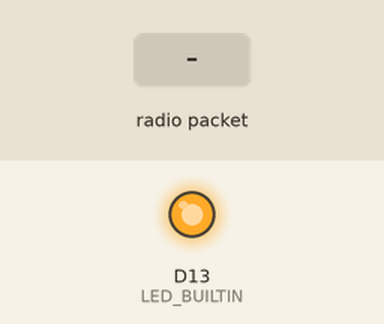
Bench run of a program on a simulated Adafruit Feather M0. Parts: output pins drawn as LEDs (lit = HIGH). Inputs (shaded band) come from the test bench. Storage starts empty; no radio packets arrive unless stated; pins used as bus, display or sensor lines are not drawn; what the program prints to the serial monitor is not drawn.

Above: at 1.3 s.
1.4 s: radio packet "5" arrives
At 2.2 s:
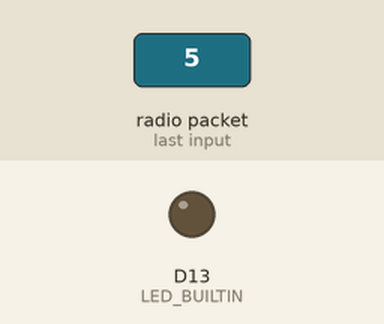
2.9 s: radio packet "90" arrives
Timing chart, 0 to 5.9 s (numbered marks = the images above; inputs shaded):
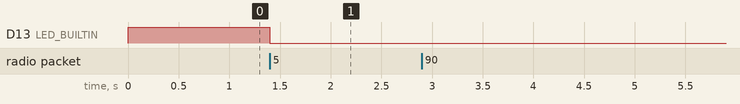

The program:

main.cpp
```cpp
#include <Arduino.h>
#include <RH_RF95.h>
#include <SD.h>
#include <SPI.h>
#include <TinyGPS++.h>

#define REC_LAT 42.1096
#define REC_LON -93.5552
#define REC_ALT 307.85 // (m);

#define RFM95_CS 9
#define RFM95_RST 10
#define RFM95_INT 11

#define RF95_FREQ 915.0
RH_RF95 rf95(RFM95_CS, RFM95_INT);
TinyGPSPlus gps;

// Set the pins used
#define cardSelect 4
File logfile;

void setup() {
  pinMode(LED_BUILTIN, OUTPUT);
  pinMode(RFM95_RST, OUTPUT);
  digitalWrite(RFM95_RST, HIGH);
  digitalWrite(LED_BUILTIN, HIGH);
  Serial.begin(9600);
  delay(100);

  Serial.println("Feather LoRa TX Test!");
  // manual reset
  digitalWrite(RFM95_RST, LOW);
  delay(10);
  digitalWrite(RFM95_RST, HIGH);
  delay(10);

  while (!rf95.init()) {
    Serial.println("LoRa radio init failed");
    while (1)
      ;
  }
  Serial.println("LoRa radio init OK!");
  if (!rf95.setFrequency(RF95_FREQ)) {
    Serial.println("setFrequency failed");
    while (1)
      ;
  }
  Serial.print("Set Freq to: ");
  Serial.println(RF95_FREQ);
  // init SD card
  // see if the card is present and can be initialized:
  if (!SD.begin(cardSelect)) {
    Serial.println("Card init. failed!");
  }
  char filename[15];
  strcpy(filename, "TEST__00.TXT");
  for (uint8_t i = 0; i < 100; i++) {
    filename[6] = '0' + i / 10;
    filename[7] = '0' + i % 10;
    // create if does not exist, do not open existing, write, sync after write
    if (!SD.exists(filename)) {
      break;
    }
  }
  logfile = SD.open(filename, FILE_WRITE);
  if (!logfile) {
    Serial.print("Couldnt create ");
    Serial.println(filename);
  }
  else
  {
    logfile.println("Test started");
    logfile.flush();
    Serial.println("File created");
  }
}

void loop() {
  if (rf95.available()) {
    digitalWrite(LED_BUILTIN, HIGH);
    // Should be a message for us now
    uint8_t buf[RH_RF95_MAX_MESSAGE_LEN];
    uint8_t len = sizeof(buf);
    // Should be a reply message for us now
    if (rf95.recv(buf, &len)) {
      Serial.println((char *)buf);
      char *recc = (char *)buf;
      logfile.print("Rec: ");
      logfile.print(recc);
      char *ch = (char *)buf;
      char *str = (char *)buf;
      ch = strtok(str, " ");
      double lat = atof(ch);
      ch = strtok(NULL, " ");
      double lon = atof(ch);
      ch = strtok(NULL, " ");
      double alt = atof(ch);
      Serial.print("Lat = ");
      Serial.print(lat);
      Serial.print(" Lon = ");
      Serial.println(lon);
      Serial.print(" Alt = ");
      Serial.println(alt);
      unsigned long distanceToGps = (unsigned long)TinyGPSPlus::distanceBetween(
          lat, lon, REC_LAT, REC_LON);
      // TODO : Do the math for alt of GPS? Need to send alt as well
      Serial.print("dist = ");
      Serial.print(distanceToGps);
      Serial.print("(m)");

      double altDiff = alt - REC_ALT;
      double totalD = sqrt(distanceToGps*distanceToGps + altDiff*altDiff );
      Serial.print("totalDist = ");
      Serial.println(totalD);
      Serial.println("(m)");
      logfile.print(", lat ");
      logfile.print(lat);
      logfile.print(", lon = ");
      logfile.print(lon);
      logfile.print(", alt = ");
      logfile.print(alt);
      logfile.print(", dist = ");
      logfile.print(totalD);
      logfile.println(" (m)");
      logfile.flush();
    } else {
      Serial.println("recv failed");
    }
    digitalWrite(LED_BUILTIN, LOW);
  }
}
```

Measured:
- after the input at 1.4 s, D13 (LED_BUILTIN): HIGH → LOW at once
